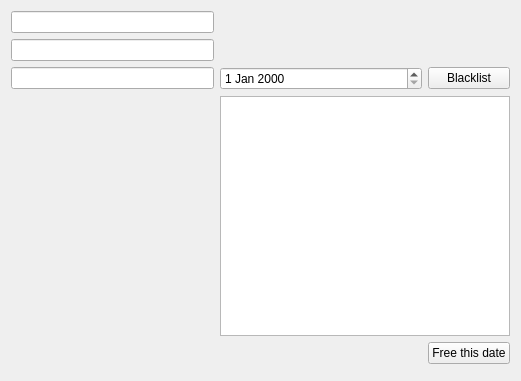
<?xml version="1.0" encoding="UTF-8"?>
<ui version="4.0">
 <class>Form</class>
 <widget class="QWidget" name="Form">
  <property name="geometry">
   <rect>
    <x>0</x>
    <y>0</y>
    <width>521</width>
    <height>381</height>
   </rect>
  </property>
  <property name="windowTitle">
   <string>Form</string>
  </property>
  <layout class="QGridLayout" name="gridLayout">
   <item row="3" column="2" colspan="2">
    <widget class="QListWidget" name="blacklistedDates"/>
   </item>
   <item row="2" column="3">
    <widget class="QPushButton" name="blacklistButton">
     <property name="sizePolicy">
      <sizepolicy hsizetype="Preferred" vsizetype="Fixed">
       <horstretch>0</horstretch>
       <verstretch>0</verstretch>
      </sizepolicy>
     </property>
     <property name="text">
      <string>Blacklist</string>
     </property>
    </widget>
   </item>
   <item row="2" column="2">
    <widget class="QDateEdit" name="dateEdit">
     <property name="sizePolicy">
      <sizepolicy hsizetype="Preferred" vsizetype="Fixed">
       <horstretch>0</horstretch>
       <verstretch>0</verstretch>
      </sizepolicy>
     </property>
    </widget>
   </item>
   <item row="1" column="0">
    <widget class="QLineEdit" name="phoneBox">
     <property name="sizePolicy">
      <sizepolicy hsizetype="Preferred" vsizetype="Fixed">
       <horstretch>0</horstretch>
       <verstretch>0</verstretch>
      </sizepolicy>
     </property>
    </widget>
   </item>
   <item row="2" column="0">
    <widget class="QLineEdit" name="emailBox">
     <property name="sizePolicy">
      <sizepolicy hsizetype="Preferred" vsizetype="Fixed">
       <horstretch>0</horstretch>
       <verstretch>0</verstretch>
      </sizepolicy>
     </property>
    </widget>
   </item>
   <item row="4" column="2">
    <spacer name="horizontalSpacer">
     <property name="orientation">
      <enum>Qt::Horizontal</enum>
     </property>
     <property name="sizeHint" stdset="0">
      <size>
       <width>40</width>
       <height>20</height>
      </size>
     </property>
    </spacer>
   </item>
   <item row="4" column="3">
    <widget class="QPushButton" name="freeButton">
     <property name="sizePolicy">
      <sizepolicy hsizetype="Preferred" vsizetype="Fixed">
       <horstretch>0</horstretch>
       <verstretch>0</verstretch>
      </sizepolicy>
     </property>
     <property name="text">
      <string>Free this date</string>
     </property>
    </widget>
   </item>
   <item row="0" column="0">
    <widget class="QLineEdit" name="nameBox">
     <property name="sizePolicy">
      <sizepolicy hsizetype="Preferred" vsizetype="Fixed">
       <horstretch>0</horstretch>
       <verstretch>0</verstretch>
      </sizepolicy>
     </property>
    </widget>
   </item>
   <item row="3" column="0" rowspan="3">
    <widget class="QStackedWidget" name="roleListStackedWidget"/>
   </item>
  </layout>
 </widget>
 <tabstops>
  <tabstop>nameBox</tabstop>
  <tabstop>phoneBox</tabstop>
  <tabstop>emailBox</tabstop>
 </tabstops>
 <resources/>
 <connections>
  <connection>
   <sender>emailBox</sender>
   <signal>editingFinished()</signal>
   <receiver>Form</receiver>
   <slot>emailEntered()</slot>
   <hints>
    <hint type="sourcelabel">
     <x>141</x>
     <y>81</y>
    </hint>
    <hint type="destinationlabel">
     <x>201</x>
     <y>65</y>
    </hint>
   </hints>
  </connection>
  <connection>
   <sender>phoneBox</sender>
   <signal>editingFinished()</signal>
   <receiver>Form</receiver>
   <slot>phoneEntered()</slot>
   <hints>
    <hint type="sourcelabel">
     <x>79</x>
     <y>53</y>
    </hint>
    <hint type="destinationlabel">
     <x>79</x>
     <y>61</y>
    </hint>
   </hints>
  </connection>
  <connection>
   <sender>blacklistButton</sender>
   <signal>clicked()</signal>
   <receiver>Form</receiver>
   <slot>blacklistDate()</slot>
   <hints>
    <hint type="sourcelabel">
     <x>511</x>
     <y>83</y>
    </hint>
    <hint type="destinationlabel">
     <x>389</x>
     <y>94</y>
    </hint>
   </hints>
  </connection>
  <connection>
   <sender>freeButton</sender>
   <signal>clicked()</signal>
   <receiver>Form</receiver>
   <slot>freeDate()</slot>
   <hints>
    <hint type="sourcelabel">
     <x>511</x>
     <y>365</y>
    </hint>
    <hint type="destinationlabel">
     <x>279</x>
     <y>283</y>
    </hint>
   </hints>
  </connection>
  <connection>
   <sender>nameBox</sender>
   <signal>editingFinished()</signal>
   <receiver>Form</receiver>
   <slot>nameEntered()</slot>
   <hints>
    <hint type="sourcelabel">
     <x>107</x>
     <y>15</y>
    </hint>
    <hint type="destinationlabel">
     <x>178</x>
     <y>15</y>
    </hint>
   </hints>
  </connection>
 </connections>
 <slots>
  <slot>nameEntered()</slot>
  <slot>phoneEntered()</slot>
  <slot>emailEntered()</slot>
  <slot>roleActivated(QListWidgetItem*)</slot>
  <slot>roleClicked(QListWidgetItem*)</slot>
  <slot>blacklistDate()</slot>
  <slot>freeDate()</slot>
 </slots>
</ui>
